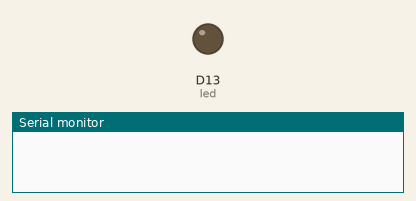
This sketch was run on a simulated Arduino Uno R4 WiFi. Parts: output pins drawn as LEDs (lit = HIGH), the last lines printed to the serial monitor.

Above: at 1.0 s.
At 7.0 s:
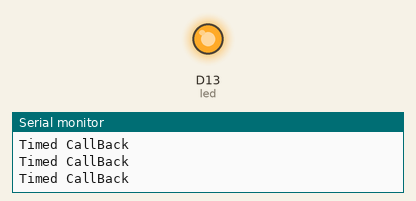
Timing chart, 0 to 9.2 s (numbered marks = the images above):
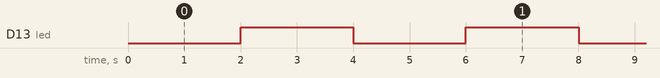

Measured:
- by itself, D13 (led): alternates HIGH for 2.0 s and LOW for 2.0 s

The sketch:

Sketch_5.1.1_RTC.ino
```cpp
/**********************************************************************
  Filename    : Sketch_11.1.1_RTC
  Description : RTC experiment
  Auther      : www.freenove.com
  Modification: 2024/08/05
**********************************************************************/

// Include the RTC library
#include "RTC.h"

volatile bool irqFlag = false;  // Flag to indicate a periodic callback.
bool ledState = false;          // Current LED state: true for ON and false for OFF
const int led = LED_BUILTIN;    // Pin number for the built-in LED

void setup() {
  pinMode(led, OUTPUT);  // Configure the LED pin as output

  Serial.begin(9600);

  // Initialize the RTC
  RTC.begin();
  // Set an arbitrary time to the RTC (required for RTC.setPeriodicCallback to work)
  RTCTime mytime(13, Month::MAY, 2024, 05, 13, 00, DayOfWeek::MONDAY, SaveLight::SAVING_TIME_ACTIVE);
  RTC.setTime(mytime);

  // Set the periodic callback to trigger every 2 seconds
  if (!RTC.setPeriodicCallback(periodicCallback, Period::ONCE_EVERY_2_SEC)) {
    Serial.println("ERROR: periodic callback not set");
  }
}

void loop() {
  // Check if the periodic callback has been triggered
  if (irqFlag) {
    Serial.println("Timed CallBack");  // Output a debugging message
    ledState = !ledState;              // Toggle the LED state
    digitalWrite(led, ledState);       // Update the LED
    irqFlag = false;                   // Reset the flag
  }
}

// This is the callback function to be passed to RTC.setPeriodicCallback()
void periodicCallback() {
  // Set the flag to true to indicate the callback has been triggered
  irqFlag = true;
}
```
